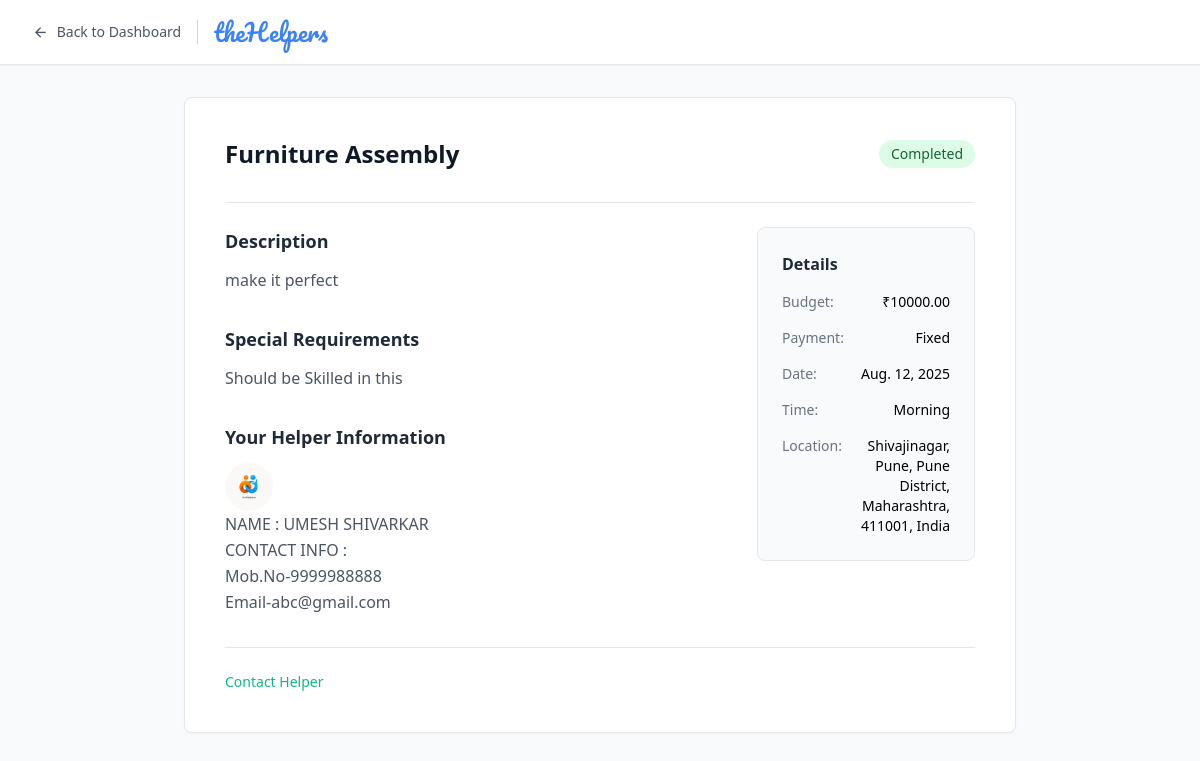
Page /user/request/6/ (signed in) on the committed database.
### helpersapp/models.py (models this page shows, shortened)
class ServiceRequest(models.Model):
    SERVICE_CATEGORY_CHOICES = [
        ('cleaning', 'Cleaning Services'),
        ('moving', 'Moving & Delivery'),
        ('assembly', 'Furniture Assembly'),
        ('gardening', 'Gardening & Landscaping'),
        ('handyman', 'Handyman Services'),
        ('other', 'Other Services'),
    ]
    TIME_SLOT_CHOICES = [
        ('Morning', 'Morning (8am - 12pm)'),
        ('Afternoon', 'Afternoon (12pm - 5pm)'),
        ('Evening', 'Evening (5pm - 9pm)'),
    ]
    PAYMENT_TYPE_CHOICES = [('Hourly', 'Hourly Rate'), ('Fixed', 'Fixed Price')]
    STATUS_CHOICES = [
        ('Pending', 'Pending'),
        ('Active', 'Active'),
        ('Completed', 'Completed'),
        ('Cancelled', 'Cancelled'),
    ]
    PAYMENT_STATUS_CHOICES = [
        ('Pending', 'Pending'),
        ('Paid', 'Paid'),
    ]
    user = models.ForeignKey(User, on_delete=models.CASCADE, related_name='service_requests')
    accepted_helper = models.ForeignKey(
        'helpers.Helper',
        on_delete=models.SET_NULL,
        null=True,
        blank=True,
        related_name='accepted_requests'
    )
    otp_code = models.CharField(max_length=6, blank=True, null=True, help_text="6-digit code for verifying job completion")
    service_category = models.CharField(max_length=50, choices=SERVICE_CATEGORY_CHOICES)
    subcategory = models.CharField(max_length=100)
    task_description = models.TextField(max_length=500)
    address = models.CharField(max_length=255)
    preferred_date = models.DateField()
    preferred_time = models.CharField(max_length=20, choices=TIME_SLOT_CHOICES)
    is_flexible = models.BooleanField(default=False)
    is_urgent = models.BooleanField(default=False)
    has_parking = models.BooleanField(default=False)
    payment_type = models.CharField(max_length=20, choices=PAYMENT_TYPE_CHOICES)
    budget = models.DecimalField(max_digits=8, decimal_places=2)
    special_requirements = models.TextField(blank=True, null=True)
    helper_brings_tools = models.BooleanField(default=False)
    background_check_required = models.BooleanField(default=False)
    insurance_needed = models.BooleanField(default=False)
    experience_required = models.BooleanField(default=False)
    status = models.CharField(max_length=20, choices=STATUS_CHOICES, default='Pending')
    payment_status = models.CharField(max_length=20, choices=PAYMENT_STATUS_CHOICES, default='Pending')
    created_at = models.DateTimeField(auto_now_add=True)
    updated_at = models.DateTimeField(auto_now=True)
    class Meta:
        ordering = ['-created_at']

### helpers/models.py (models this page shows, shortened)
class Helper(models.Model):
    fname = models.CharField(max_length=50)
    lname = models.CharField(max_length=50)
    email = models.EmailField(unique=True)
    password = models.CharField(max_length=128) # Always store hashed passwords
    phone_number = models.CharField(max_length=15, blank=True, null=True)  # Optional phone number
    profile_image = models.ImageField(upload_to='helper_profiles/', blank=True, null=True)
    address = models.CharField(max_length=255)
    city = models.CharField(max_length=50)
    state = models.CharField(max_length=50)
    zip = models.CharField(max_length=10)

### helpersapp/views.py (the view)
# urls.py: path('request/<int:request_id>/', views.request_details, name='request_details'),
def request_details(request, request_id):
    if 'user_id' not in request.session:
        return redirect('helpersapp:auth')
    service_request = get_object_or_404(ServiceRequest, id=request_id, user_id=request.session['user_id'])
    return render(request, 'request_details.html', {'request': service_request})

### templates/request_details.html (shortened to what this page needs)
<!DOCTYPE html>
<html lang="en">
<head>
    <script src="https://cdn.tailwindcss.com/3.4.16"></script>
    <link rel="stylesheet" href="https://cdnjs.cloudflare.com/ajax/libs/remixicon/4.6.0/remixicon.min.css">
</head>
<body class="bg-gray-50 min-h-screen">
    <header class="bg-white shadow-sm border-b border-gray-200 sticky top-0 z-50">
      <div class="max-w-7xl mx-auto px-4 sm:px-6 lg:px-8">
        <div class="flex items-center justify-between h-16">
          <div class="flex items-center space-x-4">
            <a href="{% url 'helpersapp:dashboard' %}" class="flex items-center space-x-2 text-gray-600 hover:text-primary transition-colors">
              <i class="ri-arrow-left-line"></i>
              <span class="text-sm font-medium">Back to Dashboard</span>
            </a>
            <h1 class="text-2xl font-['Pacifico'] text-primary">theHelpers</h1>
          </div>
        </div>
      </div>
    </header>
    <main class="max-w-4xl mx-auto px-4 sm:px-6 lg:px-8 py-8">
        <div class="bg-white rounded-lg shadow-sm border border-gray-200 p-8 md:p-10">
            <div class="flex items-center justify-between mb-8">
                <h2 class="text-2xl font-bold text-gray-900">{{ request.get_service_category_display }}</h2>
                {% if request.status == 'Completed' %}
                <span class="inline-flex items-center px-3 py-1 rounded-full text-sm font-medium bg-green-100 text-green-800">{{ request.status }}</span>
                {% elif request.status == 'Active' %}
                <span class="inline-flex items-center px-3 py-1 rounded-full text-sm font-medium bg-blue-100 text-blue-800">{{ request.status }}</span>
                {% elif request.status == 'Pending' %}
                <span class="inline-flex items-center px-3 py-1 rounded-full text-sm font-medium bg-yellow-100 text-yellow-800">{{ request.status }}</span>
                {% else %}
                <span class="inline-flex items-center px-3 py-1 rounded-full text-sm font-medium bg-red-100 text-red-800">{{ request.status }}</span>
                {% endif %}
            </div>
   <div class="border-t border-gray-200 mt-8 pt-6">
    </div>
            <div class="grid grid-cols-1 md:grid-cols-3 gap-12">
                <div class="md:col-span-2 space-y-8">
                    <div>
                        <h3 class="text-lg font-semibold text-gray-800 mb-3">Description</h3>
                        <p class="text-gray-600 leading-relaxed">{{ request.task_description|default:"None provided." }}</p>
                    </div>
                     <div>
                        <h3 class="text-lg font-semibold text-gray-800 mb-3">Special Requirements</h3>
                        <p class="text-gray-600 leading-relaxed">{{ request.special_requirements|default:"None provided." }}</p>
                    </div>
                   {% if request.accepted_helper %}
                     <div>
                        <h3 class="text-lg font-semibold text-gray-800 mb-3"> Your Helper Information</h3>
                        {% if request.accepted_helper.profile_image %}
                                <img src="{{ request.accepted_helper.profile_image.url }}" class="w-12 h-12 rounded-full object-cover">
                                {% endif %}
                        <p class="text-gray-600 leading-relaxed">NAME : {{ request.accepted_helper.fname|upper  }} {{ request.accepted_helper.lname|upper }}</p>
                        <p class="text-gray-600 leading-relaxed">CONTACT INFO : <br>
                          Mob.No-{{ request.accepted_helper.phone_number }}  <br>Email-{{ request.accepted_helper.email }}</p>
                    </div>
                  {% endif %}
                </div>
                <div class="space-y-6">
                    <div class="bg-gray-50 p-6 rounded-lg border">
                        <h3 class="font-semibold text-gray-800 mb-4">Details</h3>
                        <div class="space-y-4 text-sm">
                            <div class="flex justify-between"><span class="text-gray-500">Budget:</span><span class="font-medium">₹{{ request.budget }}</span></div>
                            <div class="flex justify-between"><span class="text-gray-500">Payment:</span><span class="font-medium">{{ request.payment_type }}</span></div>
                            <div class="flex justify-between"><span class="text-gray-500">Date:</span><span class="font-medium">{{ request.preferred_date }}</span></div>
                            <div class="flex justify-between"><span class="text-gray-500">Time:</span><span class="font-medium">{{ request.preferred_time }}</span></div>
                            <div class="flex justify-between"><span class="text-gray-500">Location:</span><span class="font-medium text-right">{{ request.address }}</span></div>
                        </div>
                    </div>
                </div>
            </div>
            <div class="border-t border-gray-200 mt-8 pt-6">
                <div class="flex items-center space-x-4">
                    <a href="#" class="text-secondary hover:text-green-600 text-sm font-medium">Contact Helper</a>
                </div>
            </div>
        </div>
    </main>
</body>
</html>

### rows in the picture
ServiceRequest: service_category "Furniture Assembly", status "Completed", task_description "make it perfect", special_requirements "Should be Skilled in this", accepted_helper.profile_image (picture), accepted_helper.fname "UMESH", accepted_helper.lname "SHIVARKAR", accepted_helper.phone_number "9999988888", accepted_helper.email "abc@gmail.com", budget "10000.00", payment_type "Fixed", preferred_date "Aug. 12, 2025", preferred_time "Morning", address "Shivajinagar, Pune, Pune District, Maharashtra, 411001, India"
